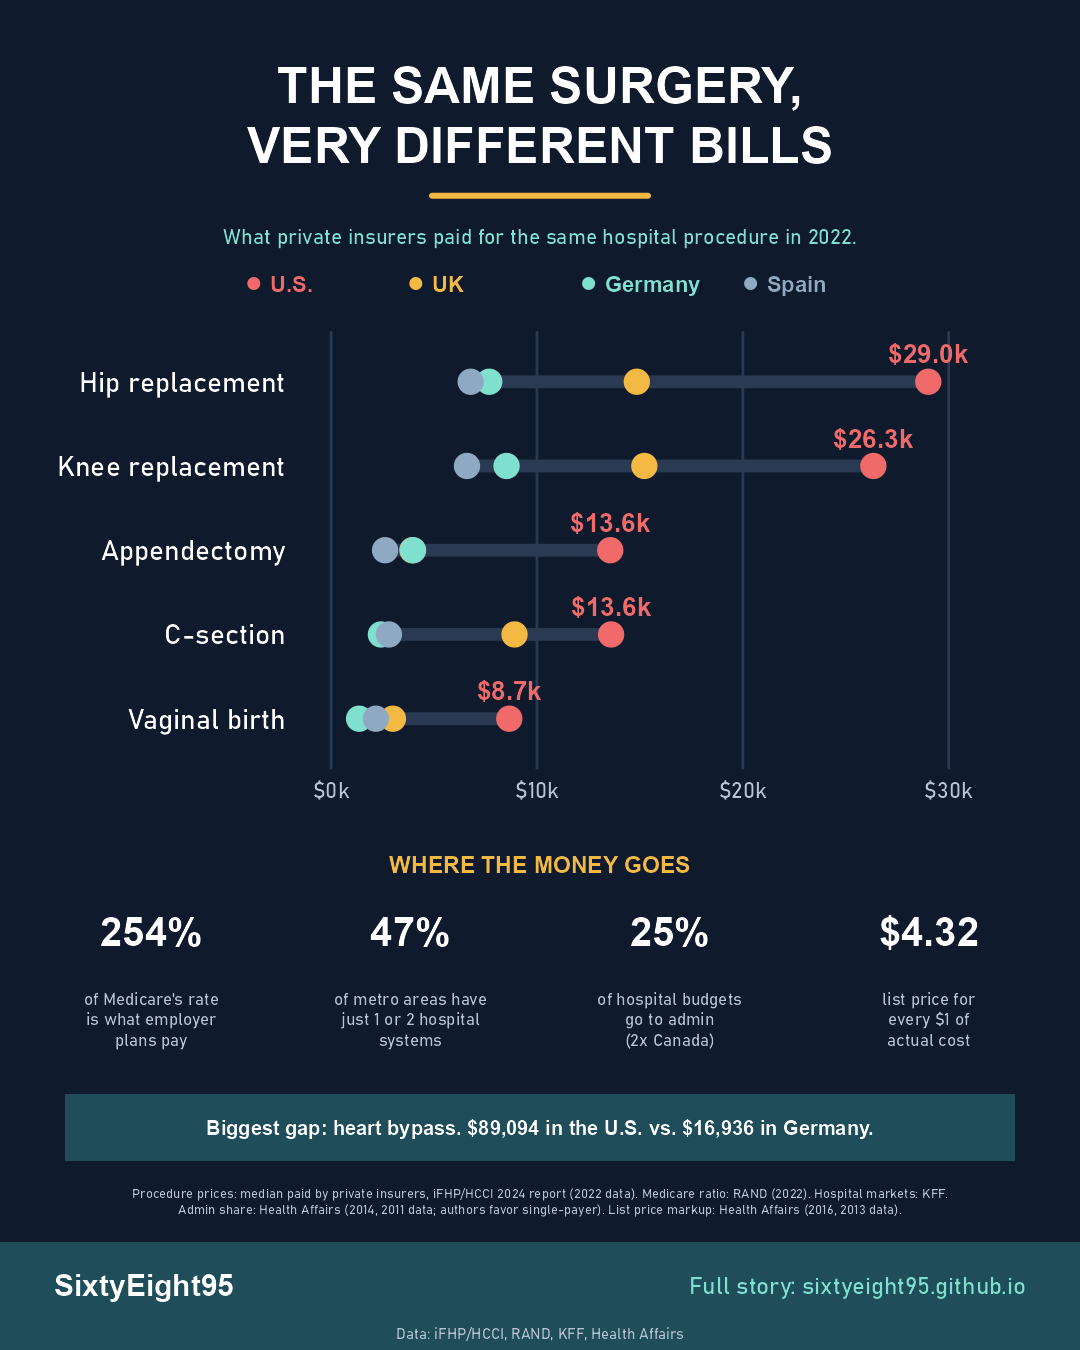

This figure's R source:
# ---------------------------------------------------------------------------
# Infographic: the same hospital procedure, U.S. vs. other wealthy countries
#   hospital-infographic.png  1080 x 1350
#
# Run from this folder:  source("hospital-infographic.R")
# ---------------------------------------------------------------------------
source("../R/fred.R")
source("../R/hospital_data.R")
library(ragg)
library(grid)

show_procedures <- c("Hip replacement", "Knee replacement", "Appendectomy", "C-section", "Vaginal birth")
show_countries  <- c("USA", "UK", "Germany", "Spain")

chart_data <- procedures %>%
  filter(procedure %in% show_procedures, country %in% show_countries) %>%
  mutate(procedure = factor(procedure, levels = rev(show_procedures)),
         country = factor(country, levels = show_countries))

ranges <- chart_data %>% group_by(procedure) %>%
  summarise(lo = min(price_usd), hi = max(price_usd), us = price_usd[country == "USA"], .groups = "drop")

k <- function(x) paste0("$", formatC(x / 1000, format = "f", digits = 1), "k")

country_colors <- c(USA = brand$red, UK = brand$amber, Germany = brand$mint, Spain = "#8FA9C2")

chart <- ggplot() +
  geom_segment(data = ranges, aes(x = lo, xend = hi, y = procedure, yend = procedure),
               color = brand$grid, linewidth = 3) +
  geom_point(data = chart_data, aes(price_usd, procedure, color = country), size = 5.5) +
  geom_text(data = ranges, aes(us, procedure, label = k(us)), nudge_y = 0.33,
            color = brand$red, family = brand$font, fontface = "bold", size = 4.6) +
  scale_color_manual(values = country_colors, guide = "none") +
  scale_x_continuous(limits = c(0, 32000), breaks = seq(0, 30000, 10000),
                     labels = function(x) paste0("$", x / 1000, "k")) +
  labs(x = NULL, y = NULL) +
  theme_minimal(base_family = brand$font, base_size = 14) +
  theme(plot.background  = element_rect(fill = brand$navy, color = NA),
        panel.background = element_rect(fill = brand$navy, color = NA),
        panel.grid.major.y = element_blank(),
        panel.grid.minor   = element_blank(),
        panel.grid.major.x = element_line(color = brand$grid),
        axis.text.y = element_text(color = brand$white, size = 14),
        axis.text.x = element_text(color = brand$muted))

# --- words ------------------------------------------------------------------
headline <- "THE SAME SURGERY,\nVERY DIFFERENT BILLS"
subhead  <- "What private insurers paid for the same hospital procedure in 2022."

tiles <- tribble(
  ~x,     ~value,                                               ~label,
  0.14,   paste0(facts$private_vs_medicare_pct, "%"),           "of Medicare's rate\nis what employer\nplans pay",
  0.38,   paste0(facts$metros_one_or_two_pct, "%"),             "of metro areas have\njust 1 or 2 hospital\nsystems",
  0.62,   paste0(facts$admin_share_pct, "%"),                   "of hospital budgets\ngo to admin\n(2x Canada)",
  0.86,   paste0("$", facts$list_per_dollar_cost),              "list price for\nevery $1 of\nactual cost"
)

how_note <- paste0("Procedure prices: median paid by private insurers, iFHP/HCCI 2024 report (2022 data). Medicare ratio: RAND (2022). ",
                   "Hospital markets: KFF.\nAdmin share: Health Affairs (2014, 2011 data; authors favor single-payer). ",
                   "List price markup: Health Affairs (2016, 2013 data).")
link_text <- "Full story: sixtyeight95.github.io"
source_tx <- "Data: iFHP/HCCI, RAND, KFF, Health Affairs"

# --- draw the page ------------------------------------------------------------
txt <- function(label, x, y, size, color = brand$white, face = "plain", just = "center") {
  grid.text(label, x = x, y = y, just = just,
            gp = gpar(fontfamily = brand$font, fontsize = size, col = color,
                      fontface = face, lineheight = 1))
}

agg_png("hospital-infographic.png", width = 1080, height = 1350, res = 144)
grid.newpage()
grid.rect(gp = gpar(fill = brand$navy, col = NA))

txt(headline, 0.5, 0.915, 25, face = "bold")
grid.lines(x = c(0.4, 0.6), y = c(0.855, 0.855), gp = gpar(col = brand$amber, lwd = 4))
txt(subhead, 0.5, 0.825, 10.5, brand$mint)

legend_x <- c(0.27, 0.42, 0.58, 0.73)
for (i in seq_along(show_countries)) {
  grid.circle(legend_x[i] - 0.035, 0.79, r = unit(0.006, "npc"),
              gp = gpar(fill = country_colors[[show_countries[i]]], col = NA))
  txt(ifelse(show_countries[i] == "USA", "U.S.", show_countries[i]), legend_x[i] - 0.02, 0.79, 11,
      country_colors[[show_countries[i]]], "bold", just = "left")
}

print(chart, vp = viewport(x = 0.5, y = 0.58, width = 0.92, height = 0.37))

txt("WHERE THE MONEY GOES", 0.5, 0.36, 11.5, brand$amber, "bold")
for (i in seq_len(nrow(tiles))) {
  txt(tiles$value[i], tiles$x[i], 0.31, 20, brand$white, "bold")
  txt(tiles$label[i], tiles$x[i], 0.245, 8.5, brand$muted)
}

grid.rect(x = 0.5, y = 0.165, width = 0.88, height = 0.05, gp = gpar(fill = brand$band, col = NA))
txt(paste0("Biggest gap: heart bypass. $", formatC(procedures$price_usd[procedures$procedure == "Heart bypass" & procedures$country == "USA"], big.mark = ",", format = "d"),
           " in the U.S. vs. $", formatC(procedures$price_usd[procedures$procedure == "Heart bypass" & procedures$country == "Germany"], big.mark = ",", format = "d"),
           " in Germany."), 0.5, 0.165, 10, brand$white, "bold")

txt(how_note, 0.5, 0.11, 6.6, brand$muted)

grid.rect(x = 0.5, y = 0.04, width = 1, height = 0.08, gp = gpar(fill = brand$band, col = NA))
txt("SixtyEight95", 0.05, 0.048, 15, brand$white, "bold", just = "left")
txt(link_text, 0.95, 0.048, 12, brand$mint, just = "right")
txt(source_tx, 0.5, 0.012, 7.5, brand$muted)
dev.off()

message("Saved hospital-infographic.png")
